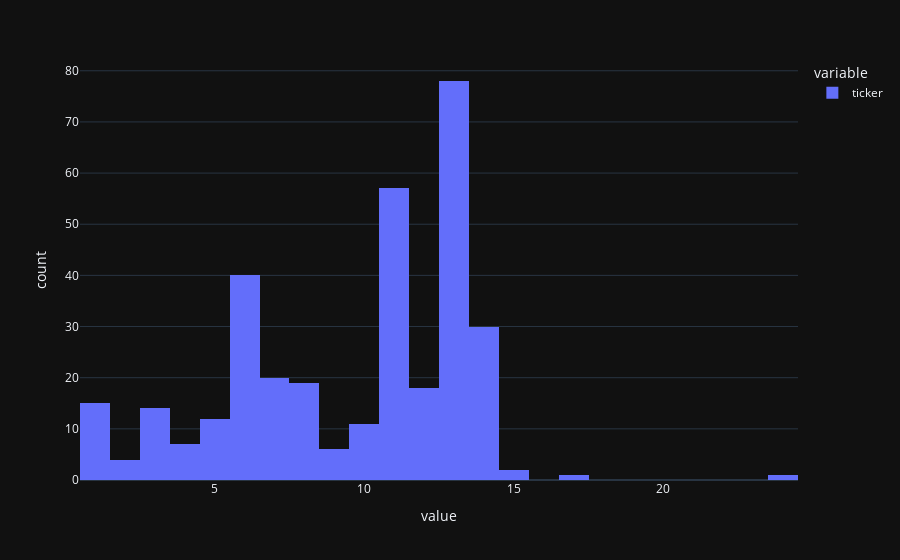

Here is the notebook cell this chart was saved with:
### Code cell
daily_stock_traded.hist()

### Figure 1 — Plotly figure (JSON) as saved in the notebook; plotly's stock layout.template omitted (floating-point values rounded to 4 significant figures; data arrays with more than 128 entries replaced by an {"elided": "..."} marker saying what was removed)
{"data": [{"bingroup": "x", "hovertemplate": "variable=ticker<br>value=%{x}<br>count=%{y}<extra></extra>", "legendgroup": "ticker", "marker": {"color": "#636efa", "pattern": {"shape": ""}}, "name": "ticker", "orientation": "v", "showlegend": true, "type": "histogram", "x": {"elided": "335 int values"}, "xaxis": "x", "yaxis": "y"}], "layout": {"barmode": "relative", "legend": {"title": {"text": "variable"}, "tracegroupgap": 0}, "margin": {"t": 60}, "xaxis": {"anchor": "y", "domain": [0, 1], "title": {"text": "value"}}, "yaxis": {"anchor": "x", "domain": [0, 1], "title": {"text": "count"}}}}
